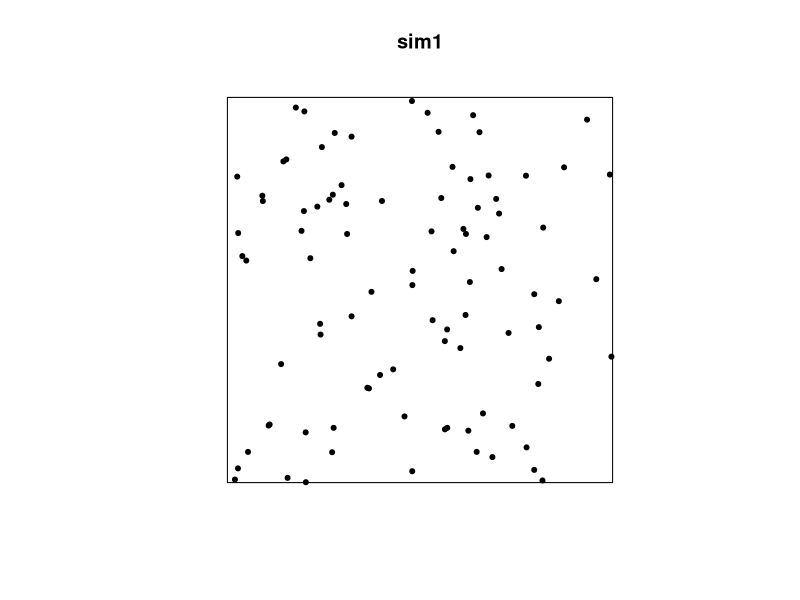
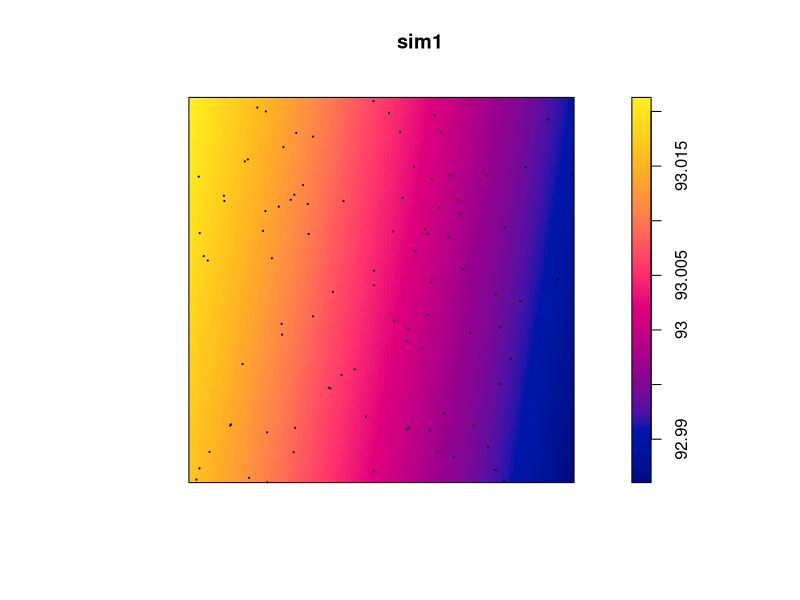
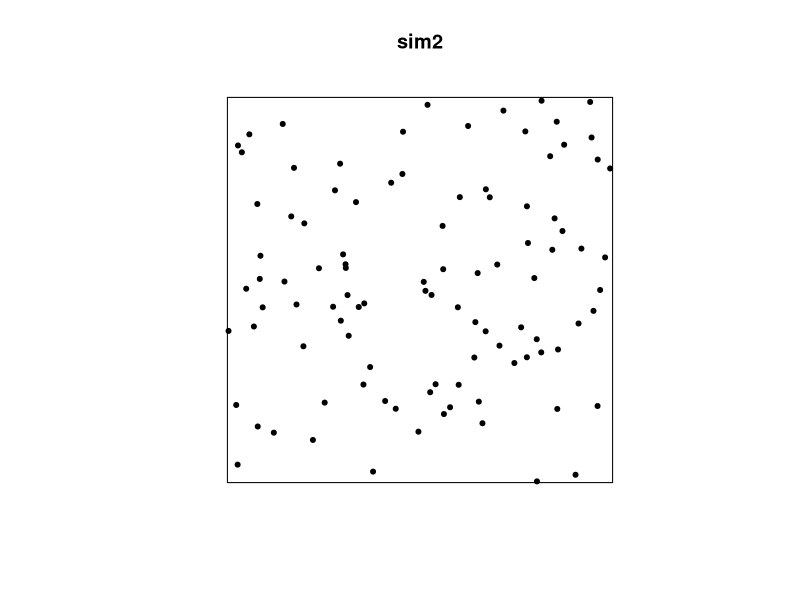
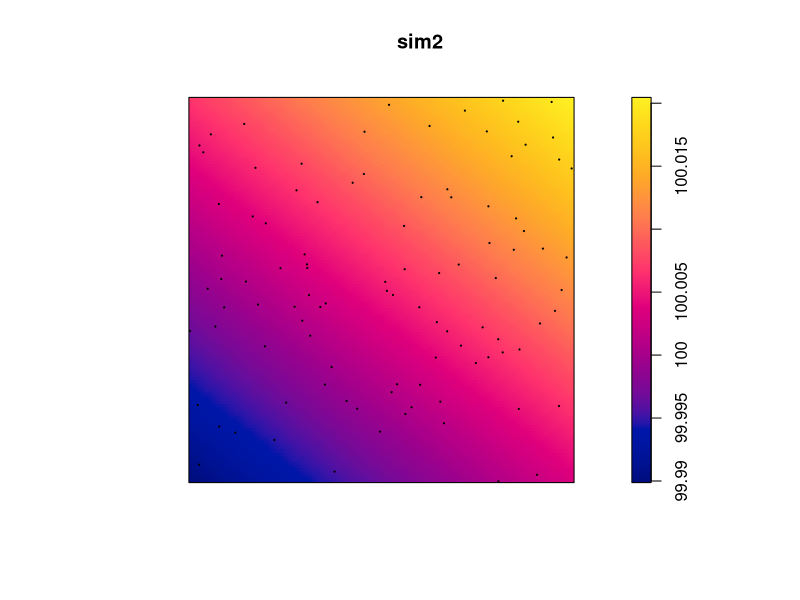
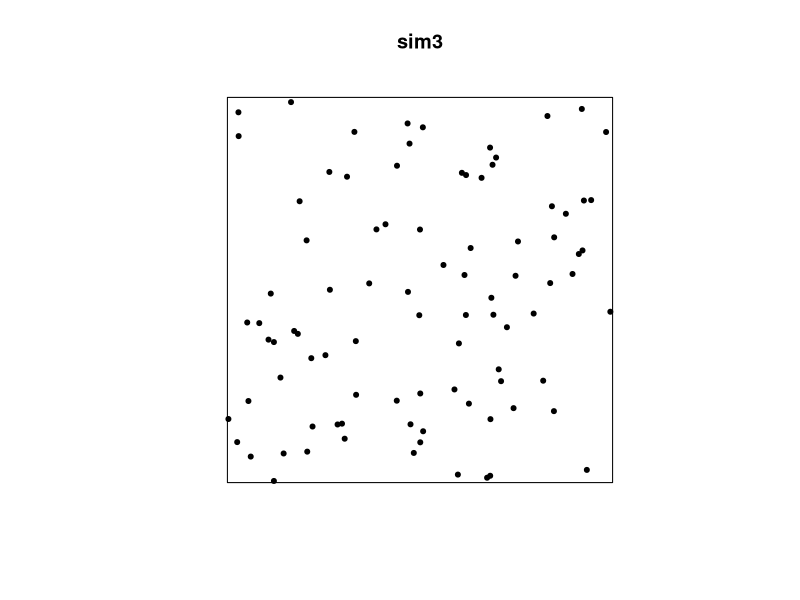
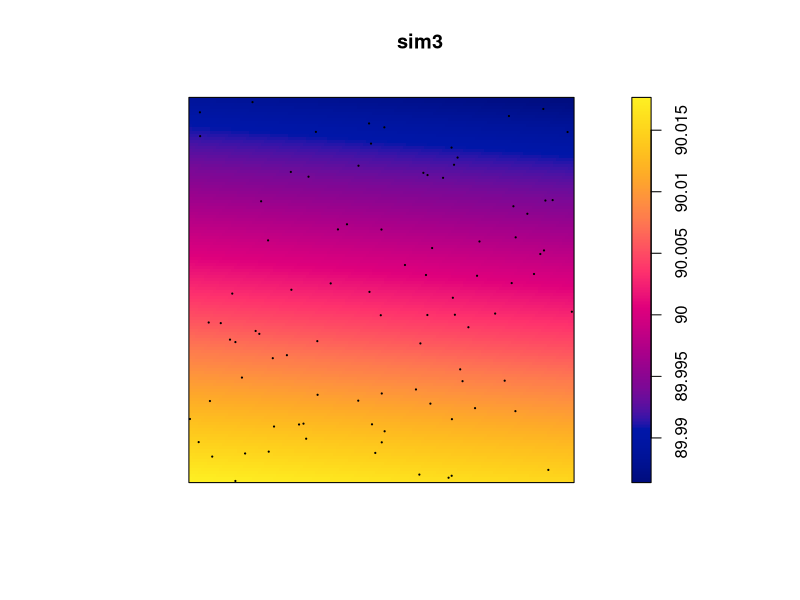
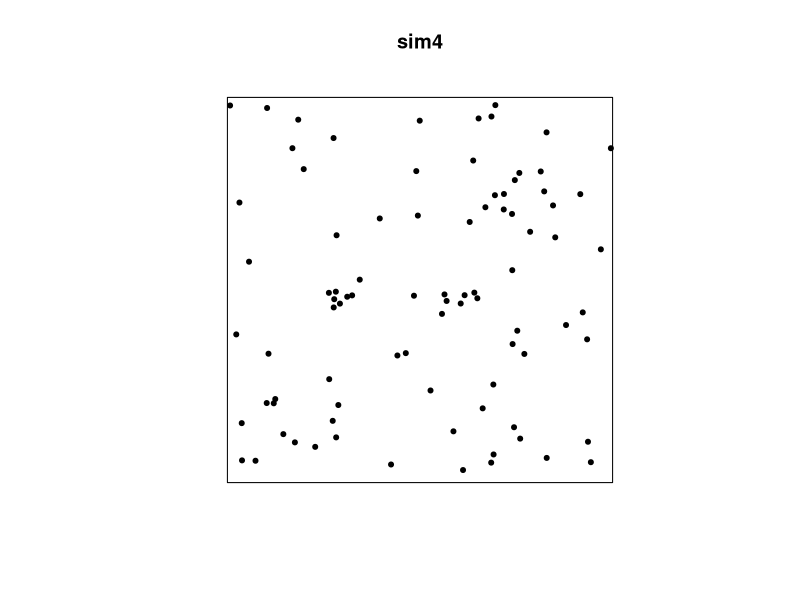
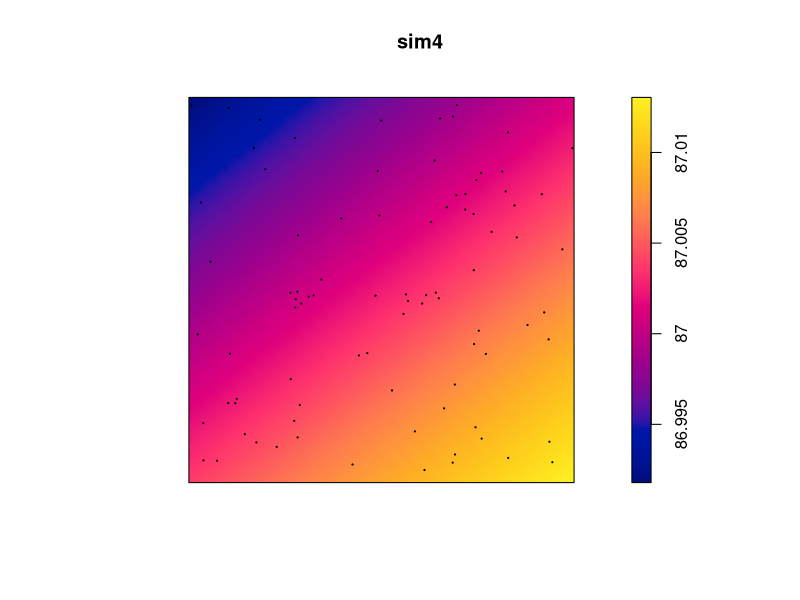

Reproduce these figures in R, in order.
# R code created by Choi Seokjun
# UTF-8 CRLF
# windows 10 64-bit.
# R 3.6.3

library(spatstat)

set.seed(2019311252)

hom_pois_process_generator = function(intensity){
    point_num = rpois(1, intensity)
    x_loc = runif(point_num,0,1)
    y_loc = runif(point_num,0,1)
    rec_window = owin(xrange=c(0, 1), yrange=c(0, 1))
    ppp.hom_pois_proc = ppp(x_loc, y_loc, window=rec_window)
    return(ppp.hom_pois_proc)
}

hom_pois_process_generator2 = function(intensity){
    rec_window = owin(xrange=c(0, 1), yrange=c(0, 1))
    return(rpoispp(intensity, lmax = 300, win = rec_window))
}

sim1 = hom_pois_process_generator(100)
sim2 = hom_pois_process_generator(100)
sim3 = hom_pois_process_generator2(100)
sim4 = hom_pois_process_generator2(100)

plot_function = function(ppp.sim, main=""){
    plot(ppp.sim, main=main, pch = 20)
    filename = paste("C:/gitProject/SpaTempoDA/HW4/prob2_",main,"_scatterplot.png",sep="")
    dev.copy(png,filename=filename)
    dev.off()

    plot(density(ppp.sim, sigma = 10), main=main)
    points(ppp.sim, pch = 20, cex=0.25)
    filename = paste("C:/gitProject/SpaTempoDA/HW4/prob2_",main,"_ker.png",sep="")
    dev.copy(png,filename=filename)
    dev.off()
}
plot_function(sim1, "sim1")
plot_function(sim2, "sim2")
plot_function(sim3, "sim3")
plot_function(sim4, "sim4")
